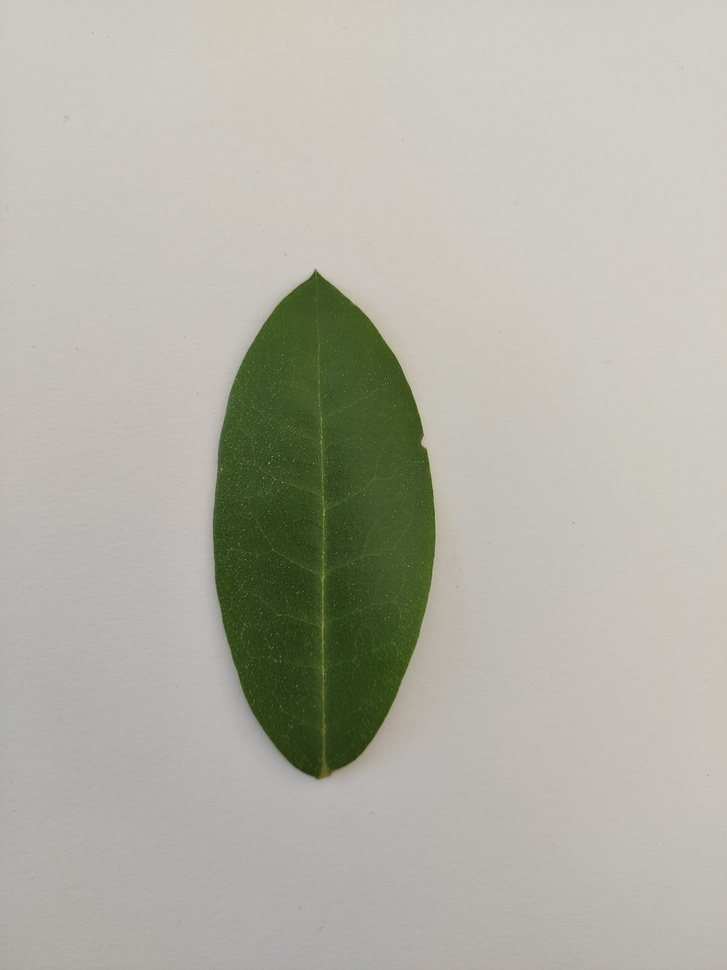
%> input picture cache/images/Pianta 3-01.jpg, 727 x 970 px, shrunk from 3000 x 4000 before the run
$ octave --eval "result = extractCIVE(imread('../../../cache/images/Pianta 3-01.jpg'));"   (GNU Octave 9; MATLAB toolbox functions it lacks are replaced by stand-ins)
%> lines starting %> are read from the running program, lines starting %| are printed output that depends on the picture
function features = extractCIVE(img)
% Compute CIVE
r = double(img(:,:,1));
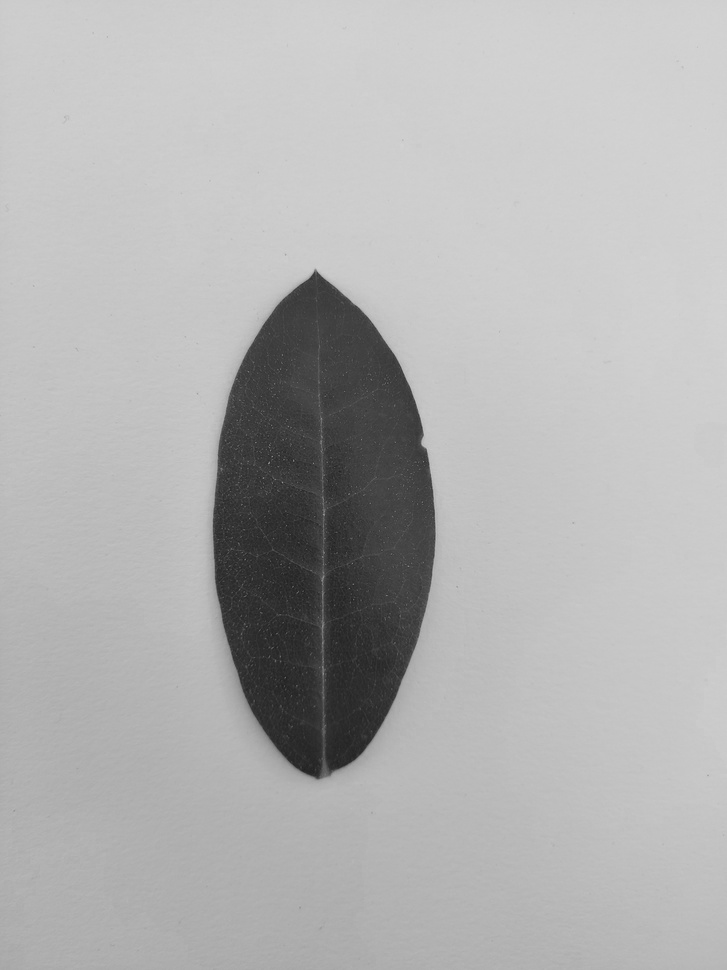
%> r: size 970x727 double; min 31, max 213, mean 178
g = double(img(:,:,2));
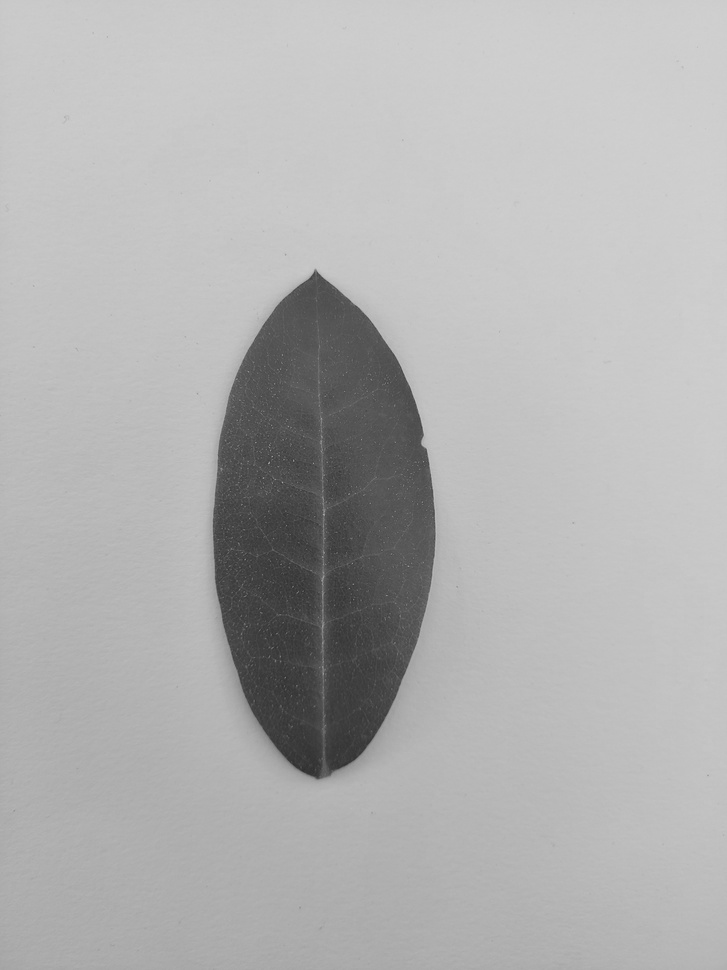
%> g: size 970x727 double; min 45, max 209, mean 177.4
b = double(img(:,:,3));
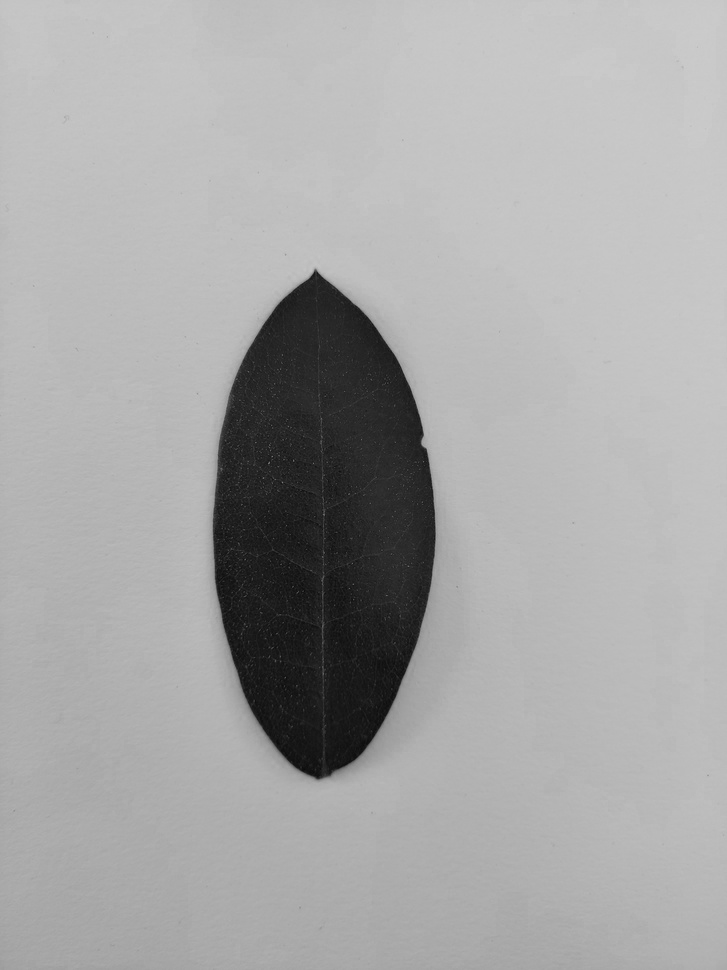
%> b: size 970x727 double; min 10, max 204, mean 167.1
cive = 0.441*r - 0.811*g + 0.385*b + 18.78745;
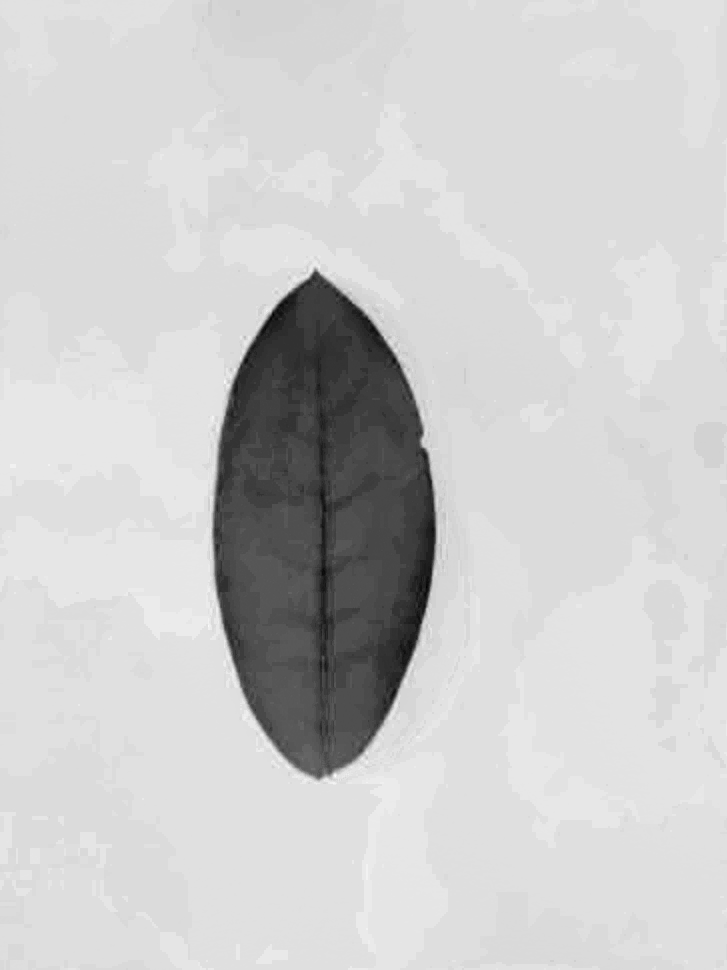
%> cive: size 970x727 double; min -15.91, max 26.15, mean 17.8; drawn with min black and max white

% Statistics
stats = [mean(cive(:)) std(cive(:)) skewness(cive(:)) kurtosis(cive(:)) prctile(cive(:),25) prctile(cive(:),50) prctile(cive(:),75)];
%> stats = [17.78 8.31 -2.38 6.85 20.12 20.49 21.13]

% Vegetation area
cive_norm = mat2gray(cive);
th = graythresh(cive_norm);
%> th = 0.569
veg_area = sum(cive_norm(:) > th) / numel(cive_norm);
%> veg_area = 0.882

features = [stats, veg_area];
%> features = [17.78 8.31 -2.38 6.85 20.12 20.49 21.13 0.882]
end
